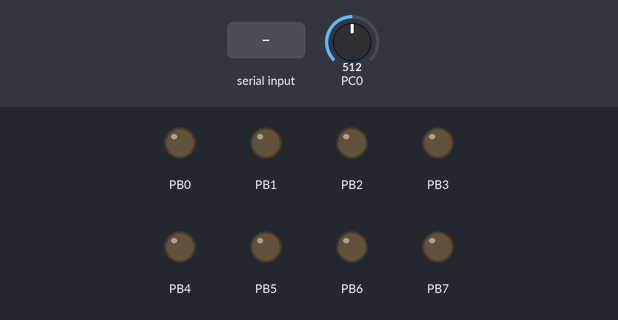
Recording of a program running on a simulated ATmega328P, built with avr-gcc and emulated at 1.6 MHz. On the bench: output pins drawn as LEDs (lit = HIGH). The test bench sets the inputs (shaded band); at power-on: PC0 = 512. What the program prints to the serial monitor is not drawn.

Above: at 1.2 s.
1.3 s: "1" received over Serial
At 1.7 s:
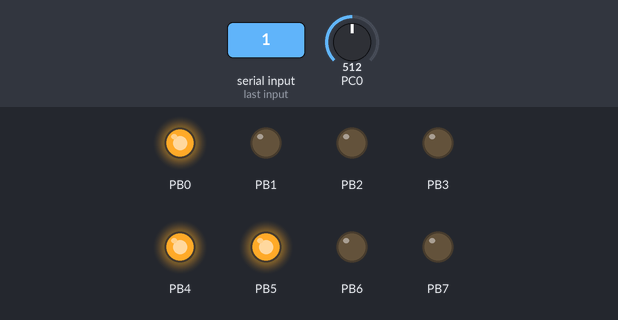
2.8 s: "0" received over Serial
At 4.0 s:
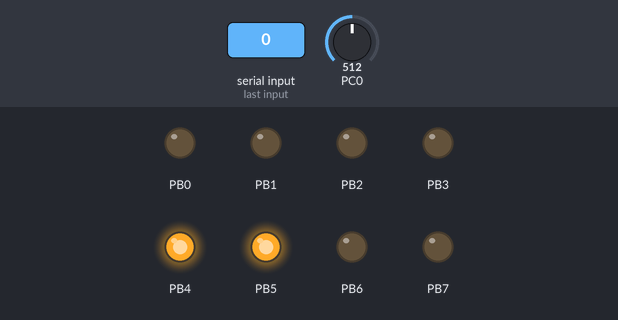
4.3 s: "2" received over Serial
At 5.2 s:
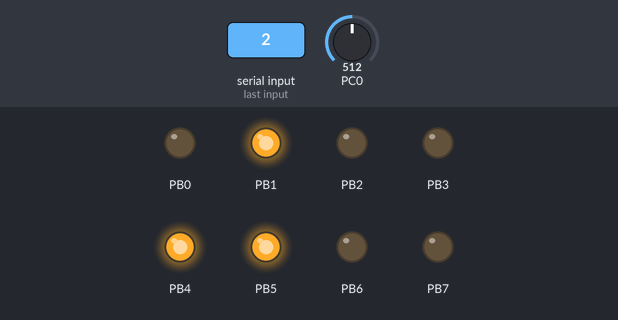
Timing chart, 0 to 7.3 s (numbered marks = the images above; inputs shaded):
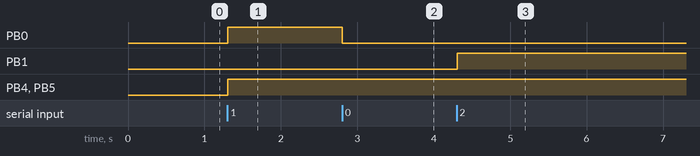

Measured:
- after the input at 1.3 s, PB0, PB4, PB5: LOW → HIGH at once
- after the input at 2.8 s, PB0: HIGH → LOW at once
- after the input at 4.3 s, PB1: LOW → HIGH at once

The program:

main.c
```c
/*
 * SerialCommunication.c
 *
 * Created: 04/03/2021 14:27:14
 * Author : Richie Ilot
 */
#define F_CPU 1600000
#define BAUD 9600
#define MYUBRR F_CPU/16/BAUD-1
#include <avr/io.h>
#include <avr/interrupt.h>

int main(void)
{
	cli();
	DDRB = 0b11111111;
	DDRC = 0b00000000;
	UBRR0H = (MYUBRR >> 8);
	UBRR0L = MYUBRR;

	//enable transmit and receive
	UCSR0B = (1<<RXEN0)|(1<<TXEN0);

	//set 8 bit char
	UCSR0C = (1<<UCSZ01)|(1<<UCSZ00);
	ADMUX |= (1<<REFS0)|(0<<ADLAR);
	ADCSRA |= (1<<ADEN)|(1<<ADSC)|(1<<ADATE)|(1<<ADIE)|(1<<ADPS0)|(0<<ADPS1)|(1<<ADPS2);
	sei();

    while (1)
    {
		while(!(UCSR0A & (1<<RXC0)));
		PORTB = UDR0;
	}
}

ISR(ADC_vect){
	while(!(UCSR0A & (1<<UDRE0)));
	UDR0 = ADCH;
}
```
